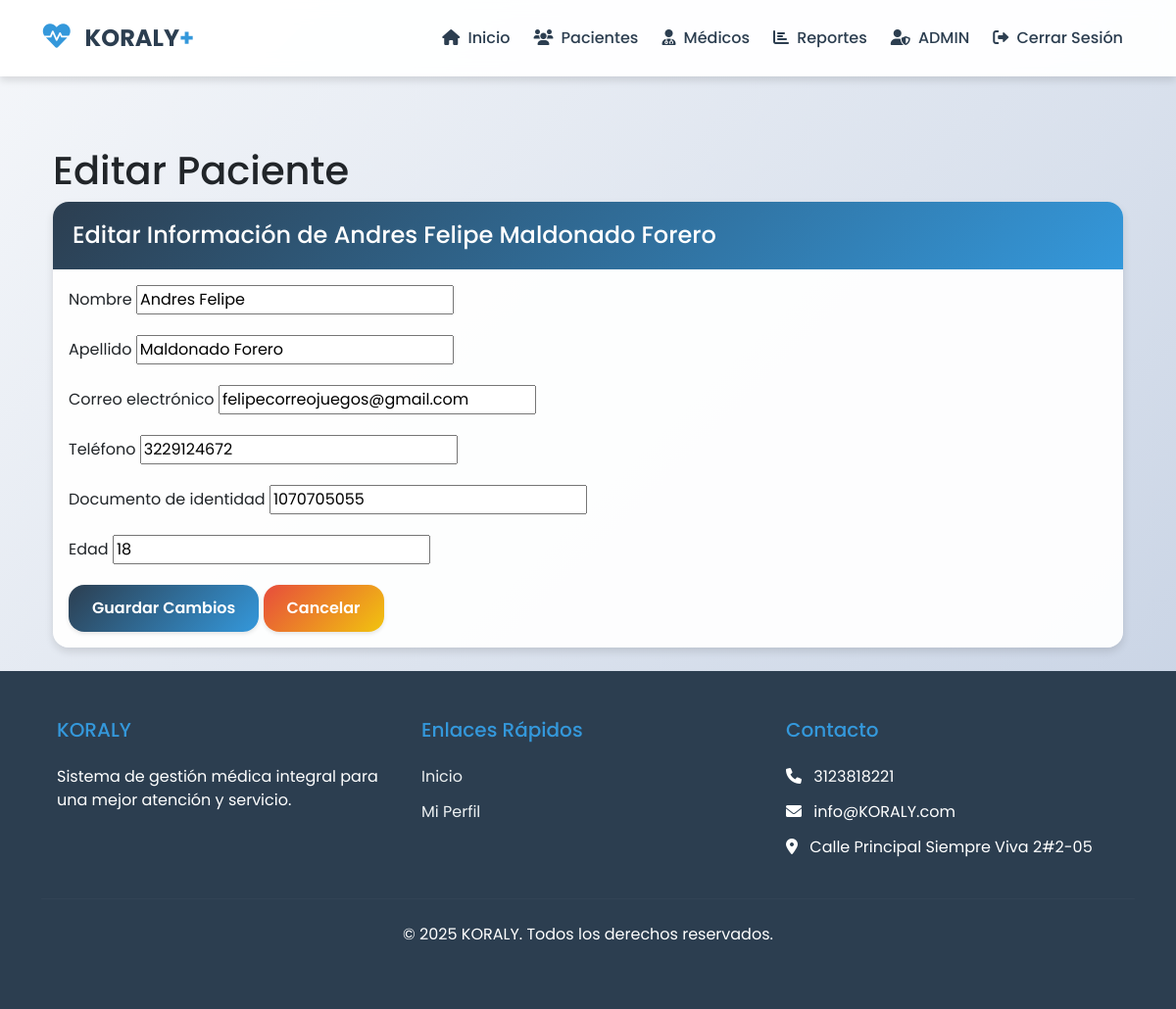
The app's page /usuarios/admin/pacientes/editar/1/ (signed in) with its own data.
### usuarios/models.py (models this page shows, shortened)
class Paciente(models.Model):
    usuario = models.OneToOneField(Usuario, on_delete=models.CASCADE, related_name='paciente')
    documento_identidad = models.CharField(max_length=10, unique=True)
    edad = models.PositiveIntegerField(
        validators=[MinValueValidator(0), MaxValueValidator(100)]
    )

class Usuario(AbstractUser):
    ADMIN = 'admin'
    MEDICO = 'medico'
    PACIENTE = 'paciente'
    TIPO_USUARIO_CHOICES = [
        (ADMIN, 'Administrador'),
        (MEDICO, 'Médico'),
        (PACIENTE, 'Paciente'),
    ]
    tipo_usuario = models.CharField(
        max_length=10,
        choices=TIPO_USUARIO_CHOICES,
        default=PACIENTE,
    )
    telefono = models.CharField(max_length=15, blank=True, null=True)
    foto = models.ImageField(upload_to='fotos_perfil/', blank=True, null=True)  # Nuevo campo
    def is_admin(self):
        return self.tipo_usuario == self.ADMIN
    def is_medico(self):
        return self.tipo_usuario == self.MEDICO
    def is_paciente(self):
        return self.tipo_usuario == self.PACIENTE

### usuarios/views.py (the view)
# urls.py: path('admin/pacientes/editar/<int:pk>/', views.editar_paciente, name='editar_paciente'),
@user_passes_test(admin_required)
def editar_paciente(request, pk):
    paciente = get_object_or_404(Paciente, pk=pk)
    if request.method == 'POST':
        form = PerfilPacienteForm(request.POST, instance=paciente.usuario)
        if form.is_valid():
            form.save()
            messages.success(request, 'Paciente actualizado correctamente.')
            return redirect('gestionar_pacientes')
    else:
        form = PerfilPacienteForm(instance=paciente.usuario)
    return render(request, 'usuarios/editar_paciente.html', {'form': form, 'paciente': paciente})

### usuarios/forms.py (shortened to what this page needs)
class PerfilPacienteForm(forms.ModelForm):
    first_name = forms.CharField(max_length=30, required=True, label='Nombre')
    last_name = forms.CharField(max_length=30, required=True, label='Apellido')
    email = forms.EmailField(max_length=254, required=True, label='Correo electrónico')
    telefono = forms.CharField(max_length=15, required=True, label='Teléfono')
    documento_identidad = forms.CharField(max_length=20, required=True, label='Documento de identidad')
    edad = forms.IntegerField(min_value=0, required=True, label='Edad')
    class Meta:
        model = Usuario
        fields = ('first_name', 'last_name', 'email', 'telefono')
    def __init__(self, *args, **kwargs):
        super().__init__(*args, **kwargs)
        if hasattr(self.instance, 'paciente'):
            self.fields['documento_identidad'].initial = self.instance.paciente.documento_identidad
            self.fields['edad'].initial = self.instance.paciente.edad

### usuarios/views.py (called while the page is built)
def admin_required(user):
    return user.is_authenticated and user.is_admin()

### templates/usuarios/editar_paciente.html (shortened to what this page needs)
{% extends 'base.html' %}
{% block content %}
<div class="container mt-5">
    <h1>Editar Paciente</h1>
    <div class="card">
        <div class="card-header bg-primary text-white">
            <h4 class="mb-0">Editar Información de {{ paciente.usuario.get_full_name }}</h4>
        </div>
        <div class="card-body">
            <form method="post" enctype="multipart/form-data">
                {% for field in form %}
                    <div class="mb-3">
                        <label for="{{ field.id_for_label }}" class="form-label">{{ field.label }}</label>
                        {{ field }}
                    </div>
                {% endfor %}
                <button type="submit" class="btn btn-primary">Guardar Cambios</button>
                <a href="{% url 'gestionar_pacientes' %}" class="btn btn-secondary">Cancelar</a>
            </form>
        </div>
    </div>
</div>
{% endblock %}

### templates/base.html (style rules this page uses)
:root { --primary-color: #2c3e50; --secondary-color: #3498db; --accent-color: #e74c3c; --success-color: #2ecc71; --warning-color: #f1c40f; --light-color: #ecf0f1; --dark-color: #2c3e50; --gradient-primary: linear-gradient(135deg, #2c3e50 0%, #3498db 100%); --gradient-secondary: linear-gradient(135deg, #e74c3c 0%, #f1c40f 100%); --shadow-sm: 0 2px 4px rgba(0,0,0,0.1); --shadow-md: 0 4px 8px rgba(0,0,0,0.12); --shadow-lg: 0 8px 16px rgba(0,0,0,0.15); --border-radius: 1rem; }
body { font-family: 'Poppins', sans-serif; background: linear-gradient(135deg, #f5f7fa 0%, #c3cfe2 100%); min-height: 100vh; display: flex; flex-direction: column; }
.btn { border-radius: var(--border-radius); padding: 0.75rem 1.5rem; font-weight: 600; transition: all 0.3s ease; border: none; box-shadow: var(--shadow-sm); }
.btn-primary { background: var(--gradient-primary); }
.btn-secondary { background: var(--gradient-secondary); }
.card { border: none; border-radius: var(--border-radius); background: rgba(255, 255, 255, 0.95); box-shadow: var(--shadow-md); transition: all 0.3s ease; overflow: hidden; }
.card-header { background: var(--gradient-primary); color: white; font-weight: 600; padding: 1.25rem; border-bottom: none; }

### records on screen
Paciente: usuario.get_full_name "Andres Felipe Maldonado Forero", form "1070705055"
Usuario: form "Andres Felipe" "Maldonado Forero" "felipecorreojuegos@gmail.com" "3229124672"

### other values on screen
{{ field.label }} "Nombre" "Apellido" "Correo electrónico" "Teléfono" "Documento de identidad" "Edad"
